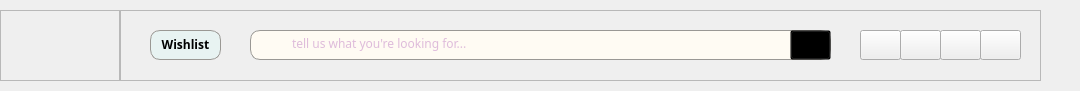
   <widget class="QWidget" name="header" native="true">
    <property name="geometry">
     <rect>
      <x>60</x>
      <y>20</y>
      <width>1080</width>
      <height>91</height>
     </rect>
    </property>
    <property name="maximumSize">
     <size>
      <width>1080</width>
      <height>720</height>
     </size>
    </property>
    <property name="font">
     <font>
      <family>.AppleSystemUIFont</family>
     </font>
    </property>
    <property name="autoFillBackground">
     <bool>false</bool>
    </property>
    <property name="styleSheet">
     <string notr="true"/>
    </property>
    <widget class="QFrame" name="frame">
     <property name="geometry">
      <rect>
       <x>120</x>
       <y>10</y>
       <width>921</width>
       <height>71</height>
      </rect>
     </property>
     <property name="styleSheet">
      <string notr="true">QFrame#search_frame{
    background-color: #FFFBF3;
    border-radius: 10px;
}

QPushButton#filter_button{
    background-color: transparent;
}

QPushButton :hover{
    background-color: #E8F3F2;
}

QTextEdit#search_edit{
    background-color: transparent;
}

QLabel#page_label{
    background-color: #E8F3F2;
    border-radius: 10px;
    border: solid;
    border-width: 1px;
    border-color:rgb(154, 152, 148)
}</string>
     </property>
     <property name="frameShape">
      <enum>QFrame::StyledPanel</enum>
     </property>
     <property name="frameShadow">
      <enum>QFrame::Raised</enum>
     </property>
     <widget class="QFrame" name="search_frame">
      <property name="enabled">
       <bool>true</bool>
      </property>
      <property name="geometry">
       <rect>
        <x>130</x>
        <y>20</y>
        <width>581</width>
        <height>30</height>
       </rect>
      </property>
      <property name="font">
       <font>
        <family>Manrope</family>
       </font>
      </property>
      <property name="styleSheet">
       <string notr="true">QLineEdit{
    color: rgb(190, 123, 193);
    background-color: transparent;
    border: none;
}

#search_frame{
    border: solid;
    border-width: 1px;
    border-color: rgb(154, 152, 148);
}</string>
      </property>
      <property name="frameShape">
       <enum>QFrame::StyledPanel</enum>
      </property>
      <property name="frameShadow">
       <enum>QFrame::Raised</enum>
      </property>
      <widget class="QLabel" name="search_icon">
       <property name="geometry">
        <rect>
         <x>10</x>
         <y>5</y>
         <width>18</width>
         <height>18</height>
        </rect>
       </property>
       <property name="text">
        <string/>
       </property>
       <property name="pixmap">
        <pixmap resource="../../../public/images/icons/icons.qrc">:/icon_images/search_icon.png</pixmap>
       </property>
       <property name="scaledContents">
        <bool>true</bool>
       </property>
      </widget>
      <widget class="QPushButton" name="filter_button">
       <property name="geometry">
        <rect>
         <x>540</x>
         <y>0</y>
         <width>41</width>
         <height>30</height>
        </rect>
       </property>
       <property name="text">
        <string/>
       </property>
       <property name="icon">
        <iconset resource="../../../public/images/icons/icons.qrc">
         <normaloff>:/icon_images/filter_icon.png</normaloff>:/icon_images/filter_icon.png</iconset>
       </property>
       <property name="iconSize">
        <size>
         <width>20</width>
         <height>20</height>
        </size>
       </property>
      </widget>
      <widget class="QLineEdit" name="search_edit">
       <property name="geometry">
        <rect>
         <x>40</x>
         <y>5</y>
         <width>491</width>
         <height>16</height>
        </rect>
       </property>
       <property name="font">
        <font>
         <family>Manrope</family>
        </font>
       </property>
       <property name="placeholderText">
        <string>tell us what you're looking for...</string>
       </property>
      </widget>
     </widget>
     <widget class="QPushButton" name="home_button">
      <property name="geometry">
       <rect>
        <x>740</x>
        <y>20</y>
        <width>41</width>
        <height>30</height>
       </rect>
      </property>
      <property name="font">
       <font>
        <family>Manrope</family>
        <bold>true</bold>
       </font>
      </property>
      <property name="text">
       <string/>
      </property>
      <property name="icon">
       <iconset resource="../../../public/images/icons/icons.qrc">
        <normaloff>:/icon_images/home_icon.png</normaloff>:/icon_images/home_icon.png</iconset>
      </property>
      <property name="iconSize">
       <size>
        <width>20</width>
        <height>20</height>
       </size>
      </property>
     </widget>
     <widget class="QPushButton" name="history_button">
      <property name="geometry">
       <rect>
        <x>780</x>
        <y>20</y>
        <width>41</width>
        <height>30</height>
       </rect>
      </property>
      <property name="text">
       <string/>
      </property>
      <property name="icon">
       <iconset resource="../../../public/images/icons/icons.qrc">
        <normaloff>:/icon_images/history_icon.png</normaloff>:/icon_images/history_icon.png</iconset>
      </property>
      <property name="iconSize">
       <size>
        <width>20</width>
        <height>20</height>
       </size>
      </property>
     </widget>
     <widget class="QPushButton" name="wishlist_button">
      <property name="geometry">
       <rect>
        <x>820</x>
        <y>20</y>
        <width>41</width>
        <height>30</height>
       </rect>
      </property>
      <property name="text">
       <string/>
      </property>
      <property name="icon">
       <iconset resource="../../../public/images/icons/icons.qrc">
        <normaloff>:/icon_images/wishlist_icon.png</normaloff>:/icon_images/wishlist_icon.png</iconset>
      </property>
      <property name="iconSize">
       <size>
        <width>20</width>
        <height>20</height>
       </size>
      </property>
     </widget>
     <widget class="QPushButton" name="profile_button">
      <property name="geometry">
       <rect>
        <x>860</x>
        <y>20</y>
        <width>41</width>
        <height>30</height>
       </rect>
      </property>
      <property name="text">
       <string/>
      </property>
      <property name="icon">
       <iconset resource="../../../public/images/icons/icons.qrc">
        <normaloff>:/icon_images/profile_icon.png</normaloff>:/icon_images/profile_icon.png</iconset>
      </property>
      <property name="iconSize">
       <size>
        <width>20</width>
        <height>20</height>
       </size>
      </property>
     </widget>
     <widget class="QLabel" name="page_label">
      <property name="geometry">
       <rect>
        <x>30</x>
        <y>20</y>
        <width>71</width>
        <height>30</height>
       </rect>
      </property>
      <property name="font">
       <font>
        <family>Manrope</family>
        <bold>true</bold>
       </font>
      </property>
      <property name="text">
       <string>&lt;html&gt;&lt;head/&gt;&lt;body&gt;&lt;p&gt;&lt;span style=&quot; color:#000000;&quot;&gt;Wishlist&lt;/span&gt;&lt;/p&gt;&lt;/body&gt;&lt;/html&gt;</string>
      </property>
      <property name="alignment">
       <set>Qt::AlignCenter</set>
      </property>
     </widget>
    </widget>
    <widget class="QFrame" name="frame_2">
     <property name="geometry">
      <rect>
       <x>0</x>
       <y>10</y>
       <width>120</width>
       <height>71</height>
      </rect>
     </property>
     <property name="frameShape">
      <enum>QFrame::StyledPanel</enum>
     </property>
     <property name="frameShadow">
      <enum>QFrame::Raised</enum>
     </property>
     <widget class="QLabel" name="curate_label">
      <property name="geometry">
       <rect>
        <x>-10</x>
        <y>-10</y>
        <width>161</width>
        <height>91</height>
       </rect>
      </property>
      <property name="font">
       <font>
        <family>Mogena</family>
        <pointsize>18</pointsize>
       </font>
      </property>
      <property name="text">
       <string/>
      </property>
      <property name="pixmap">
       <pixmap resource="../../../public/images/logos/logo.qrc">:/logos/curatelogo.png</pixmap>
      </property>
      <property name="scaledContents">
       <bool>true</bool>
      </property>
      <property name="alignment">
       <set>Qt::AlignCenter</set>
      </property>
     </widget>
    </widget>
   </widget>
